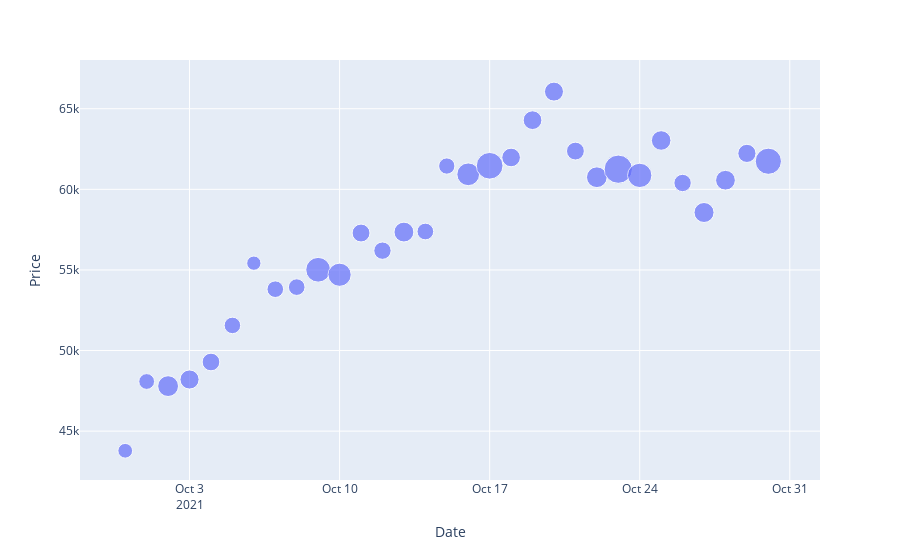

Notebook cell for this chart:
### Code cell
px.scatter(df, x='Date', y='Price', size='NVT Adj')
